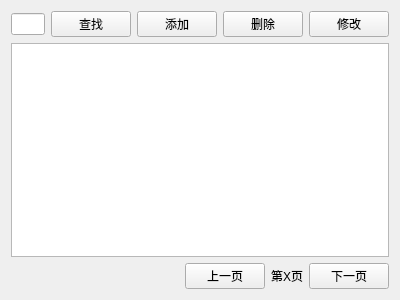
<?xml version="1.0" encoding="UTF-8"?>
<ui version="4.0">
 <class>MedicalRecordView</class>
 <widget class="QWidget" name="MedicalRecordView">
  <property name="geometry">
   <rect>
    <x>0</x>
    <y>0</y>
    <width>400</width>
    <height>300</height>
   </rect>
  </property>
  <property name="windowTitle">
   <string>就诊记录管理</string>
  </property>
<layout class="QVBoxLayout" name="verticalLayout">
   <item>
    <layout class="QHBoxLayout" name="horizontalLayout">
     <item>
      <widget class="QLineEdit" name="lineEdit"/>
     </item>
     <item>
      <widget class="QPushButton" name="btSearch">
       <property name="text">
        <string>查找</string>
       </property>
      </widget>
     </item>
     <item>
      <widget class="QPushButton" name="btAdd">
       <property name="text">
        <string>添加</string>
       </property>
      </widget>
     </item>
     <item>
      <widget class="QPushButton" name="btDelete">
       <property name="text">
        <string>删除</string>
       </property>
      </widget>
     </item>
     <item>
      <widget class="QPushButton" name="btEdit">
       <property name="text">
        <string>修改</string>
       </property>
      </widget>
     </item>
    </layout>
   </item>
   <item>
    <widget class="QTableView" name="tableView"/>
   </item>
   <item>
    <layout class="QHBoxLayout" name="horizontalLayout_2">
     <item>
      <spacer name="horizontalSpacer">
       <property name="orientation">
        <enum>Qt::Orientation::Horizontal</enum>
       </property>
       <property name="sizeHint" stdset="0">
        <size>
         <width>40</width>
         <height>20</height>
        </size>
       </property>
      </spacer>
     </item>
     <item>
      <widget class="QPushButton" name="btPrev">
       <property name="text">
        <string>上一页</string>
       </property>
      </widget>
     </item>
     <item>
      <widget class="QLabel" name="totalAndCurrent">
       <property name="text">
        <string>第X页</string>
       </property>
      </widget>
     </item>
     <item>
      <widget class="QPushButton" name="btNext">
       <property name="text">
        <string>下一页</string>
       </property>
      </widget>
     </item>
    </layout>
   </item>
  </layout>
 </widget>
 <resources/>
 <connections/>
</ui>
